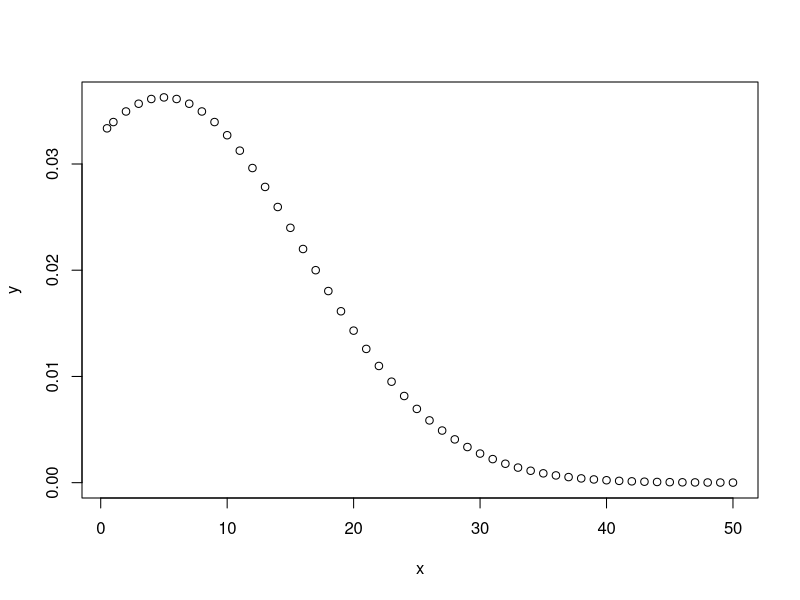

Reproduce this figure in R.
# El promedio de las notas de los alumnos en el curso de Estadisticas es de un 5 y su desviacion estandard es de 11,
# Que porcentaje de alumnos...

# z->N(5,11)

# 1) tiene notas menores a 4? P(z<25)

pnorm(4,5,11)

# b) tiene notas entre un 3 y un 6? P(3<z<6)

pnorm(6,5,11)-pnorm(3,5,11)

# c) mas de un 6 P(z>6)=1-P(z<=6)

1-pnorm(6,5,11)

# Graficar

x<-c(1:50,0.5)
y<-dnorm(x,5,11)
plot(x,y)
